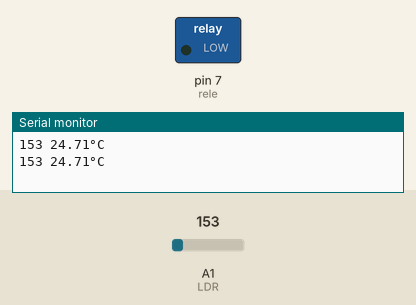
A sketch run on a simulated Arduino Uno, built with avr-gcc and run on an emulated ATmega328P. On the bench: switched loads named in the sketch (green lamp = pin HIGH), the last lines printed to the serial monitor. The inputs (shaded band) are chosen by the test bench; at power-on: A1 (LDR) = 153.

Above: at 1.8 s.
1.9 s: A1 (LDR) set to 132
At 2.6 s:
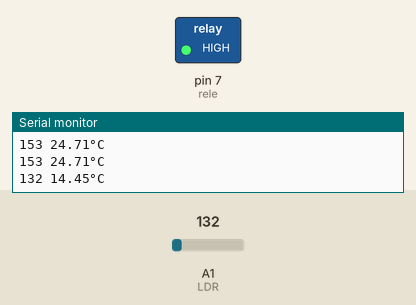
3.5 s: A1 (LDR) set to 165
At 5.2 s:
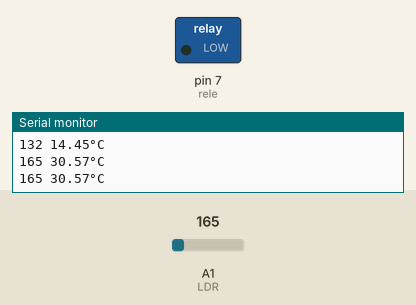
5.5 s: A1 (LDR) set to 133
At 7.0 s:
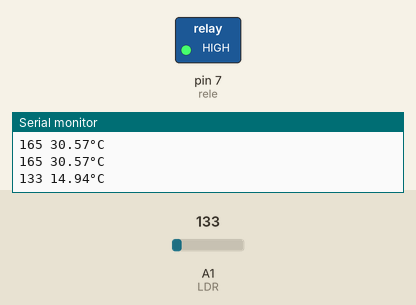
Timing chart, 0 to 8.5 s (numbered marks = the images above; inputs shaded):
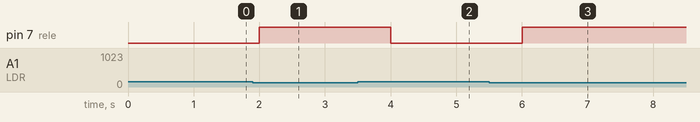

The sketch:

TMP36.ino
```cpp
int LDR=A1;
int rele=7;

void setup() {
  Serial.begin(9600);
  pinMode(rele, OUTPUT);
  pinMode(LDR,INPUT);   //TMP 36
  digitalWrite(rele,LOW);
}

void loop() {
 int lectura = analogRead(LDR);

 float voltaje = (5.0/1024.0)*lectura;
 float temp = (voltaje-0.5)*100;
Serial.print(lectura);
Serial.print(" ");
 Serial.print(temp);
 Serial.println("°C");

 if(temp<20){
 digitalWrite(rele,HIGH);
 }
 else{
 digitalWrite(rele,LOW);
 }
  delay(1000);


}
```

Measured:
- the behaviour switches between 144 and 143 on A1 (LDR) (found by bisection; images 0 and 1)
- after the input at 1.9 s, pin 7 (rele): LOW → HIGH after 0.10 s
- after the input at 3.5 s, pin 7 (rele): HIGH → LOW after 0.50 s
- after the input at 5.5 s, pin 7 (rele): LOW → HIGH after 0.51 s
